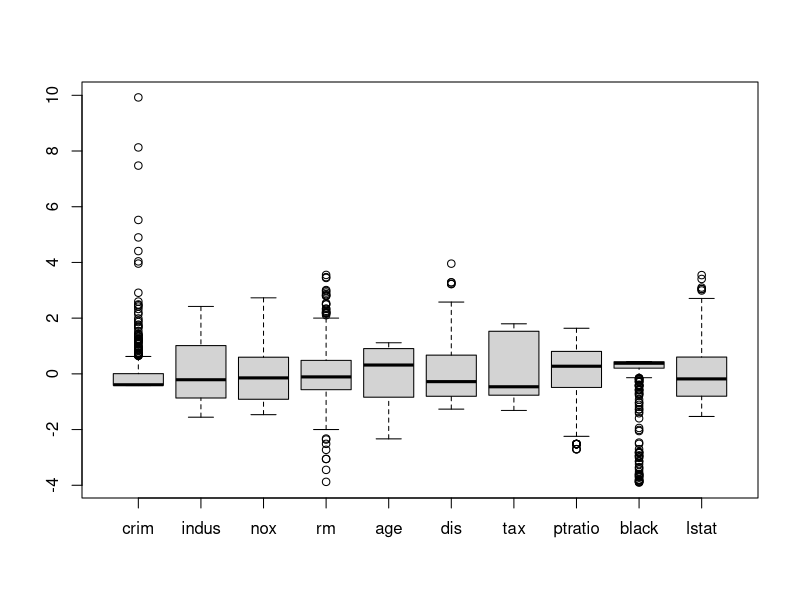

Write the R code that produced this figure.
## ---- chunk 1
knitr::opts_chunk$set(echo = TRUE)
## ---- chunk 2
library(tidyverse)
## ---- chunk 3
library(MASS)
X<-tibble(Boston[,-c(2,4,9,14)])
?Boston
head(X)
n= ncol(X)
## ---- chunk 4
S = cor(X)
b = S[lower.tri(S)]%>% abs() %>% sort( decreasing = T) %>% .[1:4]
indices <- which((matrix(abs(S) %in% b, ncol=n ) & lower.tri(S)), arr.ind = TRUE)

result_table <- tibble(
  Var1 = rownames(S)[indices[, 1]],
  Var2 = colnames(S)[indices[, 2]],
  Correlation = S[indices]
)

print(result_table)
## ---- chunk 5
X%>% scale() %>% boxplot()
